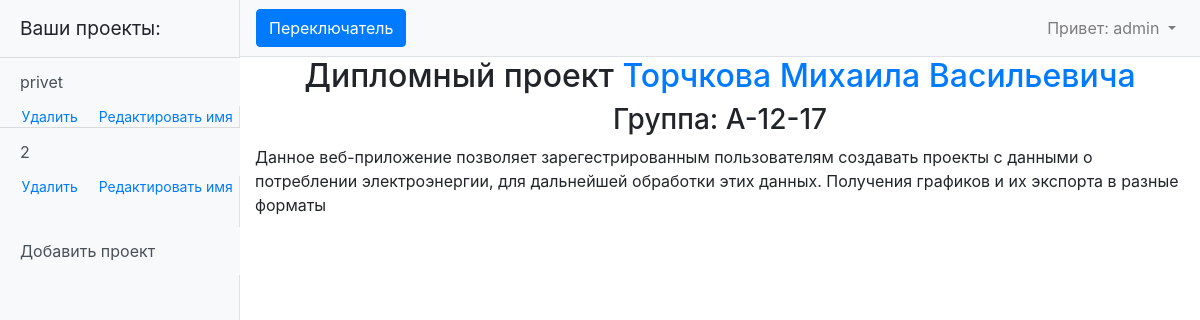
Page / (signed in) on the earlier database version.
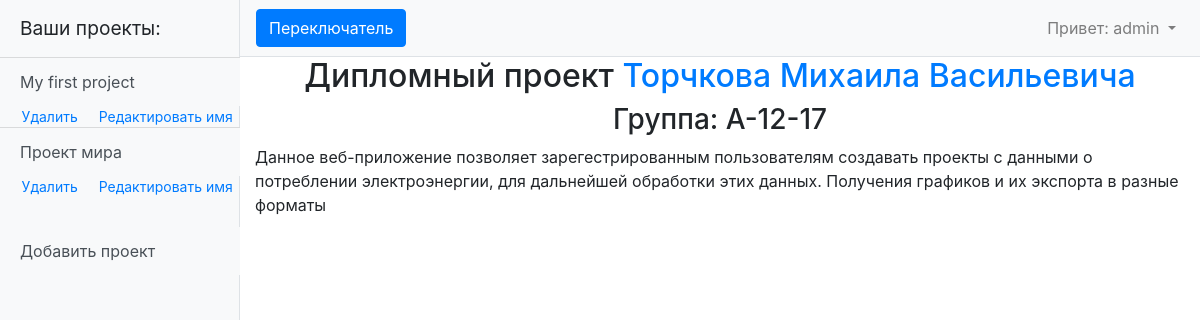
Same page on the later database version.
### myapp/models.py (models this page shows, shortened)
class Data(models.Model):
    month = 'M'
    FIELD = [
        (month, 'ежемесячные данные'),
    ]
    project = models.ForeignKey(Project, on_delete=models.CASCADE)
    project_type = models.CharField(max_length=1, choices=FIELD, default='M')
    data = models.TextField(default='0 0 0 0 0 0 0 0 0 0 0 0')
    begin_heating = models.DateField(default=f'{datetime.now().year - 1}-10-15')
    end_heating = models.DateField(default=f'{datetime.now().year}-04-15')
    coef = models.FloatField(default=1.1)

class Project(models.Model):
    user = models.ForeignKey(User, on_delete=models.CASCADE)
    project_name = models.CharField(max_length=255, unique=True)
    project_date_creation = models.DateTimeField(auto_now_add=True)

### myapp/views.py (the view)
# urls.py: path('', IndexView.as_view()),
class IndexView(ListView):
    model = Data
    template_name = 'index.html'
    context_object_name = 'project'
    def get_context_data(self, **kwargs):
        context = super().get_context_data(**kwargs)
        context['a_project'] = Data.objects.filter(project__user__username=self.request.user)
        return context

### templates/index.html (shortened to what this page needs)
{% extends 'default.html' %}
{% block content %}
    <div style="display: flex; flex-direction: column; align-items: center">
        <h2>Дипломный проект <a href="https://vk.com/freeten1">Торчкова Михаила Васильевича</a></h2>
        <h3>Группа: А-12-17</h3>
        <p>Данное веб-приложение позволяет зарегестрированным пользователям создавать проекты с данными о потреблении
электроэнергии, для дальнейшей обработки этих данных. Получения графиков и их экспорта в разные форматы</p>
    </div>
{% endblock content%}

### templates/default.html (shortened to what this page needs)
{% load static %}
<!DOCTYPE html>
<html lang="en">
<head>
    <link href="{% static 'vendor/bootstrap/css/bootstrap.min.css' %}" rel="stylesheet ">
    <link href="{% static 'css/simple-sidebar.css' %}" rel="stylesheet">
    <link href="{% static 'my_style.css' %}" rel="stylesheet">
    <link href="{% static 'style_for_graph' %}" rel="stylesheet">
</head>
<body>
  <div class="d-flex" id="wrapper">
    <div class="bg-light border-right" id="sidebar-wrapper" style="max-width: 240px;">
      <div class="sidebar-heading">Ваши проекты:</div>
      <div class="list-group list-group-flush">
          {% if user.is_authenticated %}
              {% for project in a_project %}
                  <a href="/projects/{{ project.id }}" class="list-group-item list-group-item-action bg-light" style="border-width: 1px 0 0;">{{ project.project.project_name }}</a>
                  <div class="div-del-ed">
                    <a class="" style="margin-left: 0; font-size: 14px" href="/delete/{{ project.project.id }}">Удалить</a>
                    <a class="" style="margin-left: 0; font-size: 14px" href="/create_project/{{ project.project.id }}">Редактировать имя</a>
                  </div>
              {% endfor %}
              <a href="/create_project" class="list-group-item list-group-item-action bg-light" style="margin-top: 30px;">Добавить проект</a>
          {% else %}
              <p class="list-group-item">Здесь будут отображаться ваши проекты </p>
          {% endif %}
      </div>
    </div>
    <div id="page-content-wrapper">
      <nav class="navbar navbar-expand-lg navbar-light bg-light border-bottom">
        <button class="btn btn-primary" id="menu-toggle">Переключатель</button>
        <div class="collapse navbar-collapse" id="navbarSupportedContent">
          <ul class="navbar-nav ml-auto mt-2 mt-lg-0">
            {% if user.is_authenticated %}
              <li class="nav-item dropdown">
                <a class="nav-link dropdown-toggle" href="#" id="navbarDropdown" role="button" data-toggle="dropdown" aria-haspopup="true" aria-expanded="false">
                  <span>Привет: {{ user.username }}</span>
                </a>
              </li>
            {% endif %}
          </ul>
        </div>
      </nav>
      <div class="container-fluid">
        {% block content %}{% endblock content %}
      </div>
    </div>
  </div>
</body>
</html>

Differences in the rows shown:
changed through a linked row, Data: project.project_name "privet" → "My first project"
changed through a linked row, Data: project.project_name "2" → "Проект мира"
